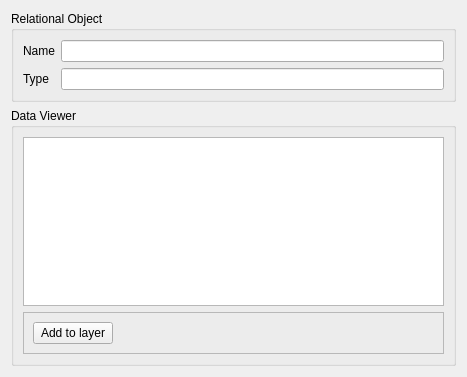
<?xml version="1.0" encoding="UTF-8"?>
<ui version="4.0">
 <class>Form</class>
 <widget class="QWidget" name="Form">
  <property name="geometry">
   <rect>
    <x>0</x>
    <y>0</y>
    <width>467</width>
    <height>377</height>
   </rect>
  </property>
  <property name="windowTitle">
   <string>Form</string>
  </property>
  <layout class="QVBoxLayout" name="verticalLayout">
   <item>
    <widget class="QGroupBox" name="groupBoxTypeConstructor">
     <property name="title">
      <string>Relational Object</string>
     </property>
     <layout class="QFormLayout" name="formLayout">
      <item row="0" column="0">
       <widget class="QLabel" name="labelName">
        <property name="text">
         <string>Name</string>
        </property>
       </widget>
      </item>
      <item row="0" column="1">
       <widget class="QLineEdit" name="lineEditName">
        <property name="readOnly">
         <bool>true</bool>
        </property>
       </widget>
      </item>
      <item row="1" column="0">
       <widget class="QLabel" name="labelSignature">
        <property name="text">
         <string>Type</string>
        </property>
       </widget>
      </item>
      <item row="1" column="1">
       <widget class="QLineEdit" name="lineEditType">
        <property name="readOnly">
         <bool>true</bool>
        </property>
       </widget>
      </item>
     </layout>
    </widget>
   </item>
   <item>
    <widget class="QGroupBox" name="groupBox">
     <property name="title">
      <string>Data Viewer</string>
     </property>
     <layout class="QVBoxLayout" name="verticalLayout_2">
      <item>
       <widget class="QTableView" name="tableView">
        <property name="editTriggers">
         <set>QAbstractItemView::NoEditTriggers</set>
        </property>
        <property name="selectionBehavior">
         <enum>QAbstractItemView::SelectRows</enum>
        </property>
       </widget>
      </item>
      <item>
       <widget class="QFrame" name="frame">
        <property name="maximumSize">
         <size>
          <width>16777215</width>
          <height>16777215</height>
         </size>
        </property>
        <property name="frameShape">
         <enum>QFrame::StyledPanel</enum>
        </property>
        <property name="frameShadow">
         <enum>QFrame::Raised</enum>
        </property>
        <layout class="QHBoxLayout" name="horizontalLayout">
         <property name="leftMargin">
          <number>9</number>
         </property>
         <property name="topMargin">
          <number>9</number>
         </property>
         <property name="rightMargin">
          <number>9</number>
         </property>
         <property name="bottomMargin">
          <number>9</number>
         </property>
         <item>
          <widget class="QPushButton" name="pushButtonAddToLayer">
           <property name="text">
            <string>Add to layer</string>
           </property>
          </widget>
         </item>
         <item>
          <spacer name="horizontalSpacer">
           <property name="orientation">
            <enum>Qt::Horizontal</enum>
           </property>
           <property name="sizeHint" stdset="0">
            <size>
             <width>40</width>
             <height>20</height>
            </size>
           </property>
          </spacer>
         </item>
        </layout>
       </widget>
      </item>
     </layout>
    </widget>
   </item>
  </layout>
 </widget>
 <resources/>
 <connections/>
</ui>
